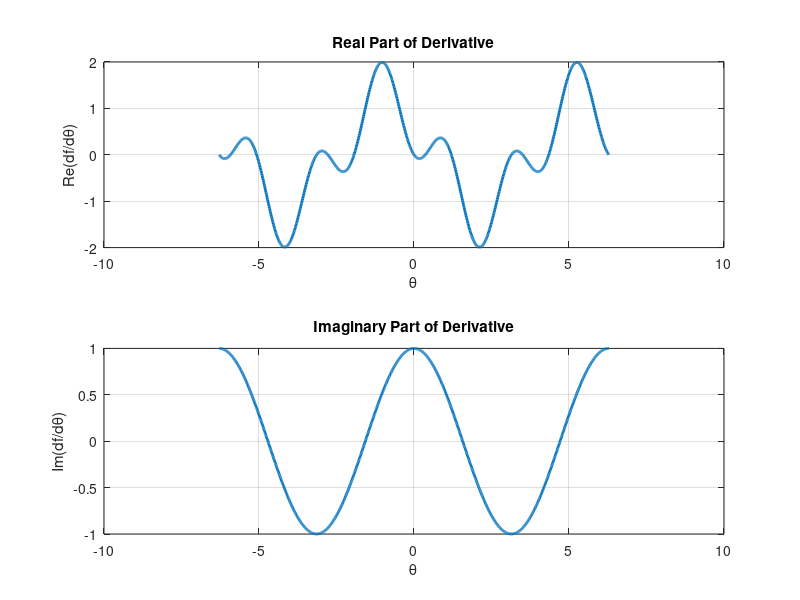
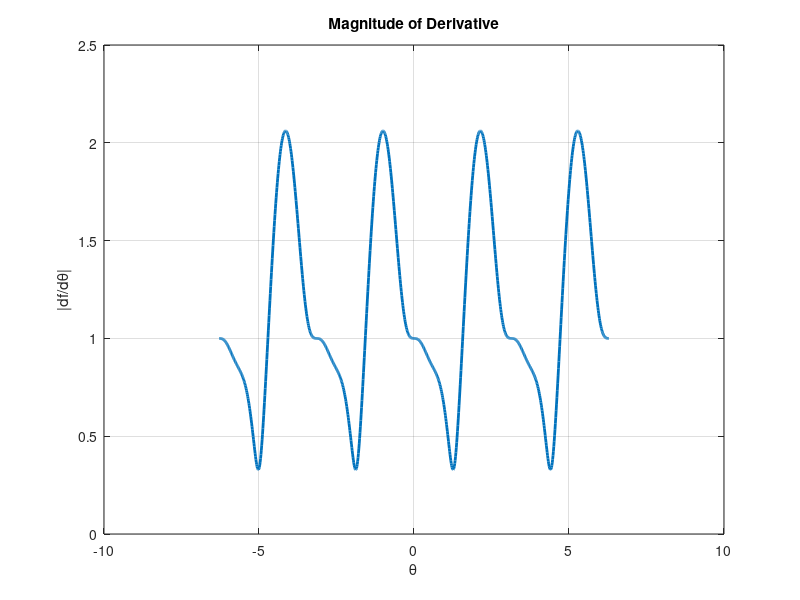

MATLAB code for these plots, in order:
clc;
clear;
close all;

% Defining theta range
theta = linspace(-2*pi, 2*pi, 1000);

% Original function
f = (sin(theta)).^3 + exp(1i*theta);

% solving it taking dervative of the function
% d/dtheta [sin^3(theta)] = 3*sin^2(theta)*cos(theta)
% (via the substituoition method)
% d/dtheta [exp(i*theta)] = i*exp(i*theta)

df = 3*(sin(theta)).^2 .* cos(theta) + 1i*exp(1i*theta);

% Plotting Real and Imaginary parts of derivative
figure;

subplot(2,1,1);
plot(theta, real(df), 'LineWidth', 2);
grid on;
title('Real Part of Derivative');
xlabel('\theta');
ylabel('Re(df/d\theta)');

subplot(2,1,2);
plot(theta, imag(df), 'LineWidth', 2);
grid on;
title('Imaginary Part of Derivative');
xlabel('\theta');
ylabel('Im(df/d\theta)');

% magnitude of derivative plot
figure;
plot(theta, abs(df), 'LineWidth', 2);
grid on;
title('Magnitude of Derivative');
xlabel('\theta');
ylabel('|df/d\theta|');
